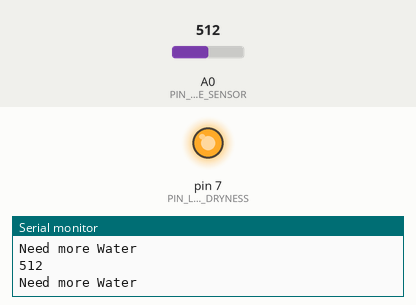
The sketch below on a simulated Arduino Uno, built with avr-gcc and run on an emulated ATmega328P. On the bench: output pins drawn as LEDs (lit = HIGH), the last lines printed to the serial monitor. Inputs (shaded band) come from the test bench; at power-on: A0 (PIN_MOISTURE_SENSOR) = 512.

Above: at 1.8 s.
1.9 s: A0 (PIN_MOISTURE_SENSOR) set to 359
3.4 s: A0 (PIN_MOISTURE_SENSOR) set to 344
At 4.5 s:
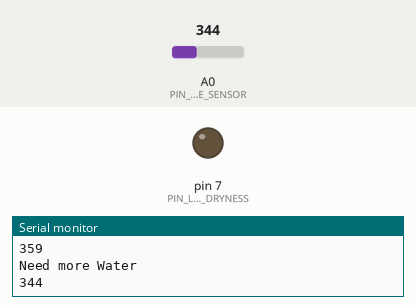
5.5 s: A0 (PIN_MOISTURE_SENSOR) set to 360
At 7.2 s:
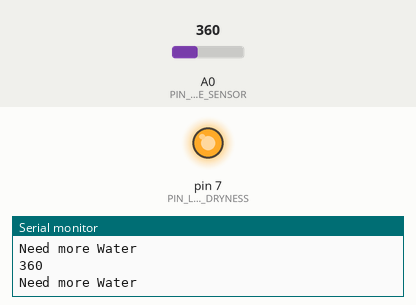
7.5 s: A0 (PIN_MOISTURE_SENSOR) set to 340
At 8.8 s:
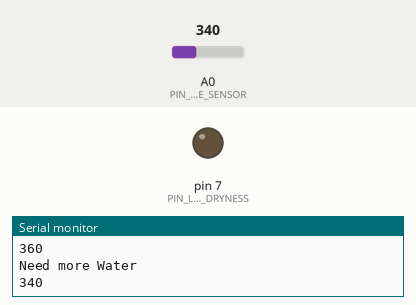
Timing chart, 0 to 10.5 s (numbered marks = the images above; inputs shaded):
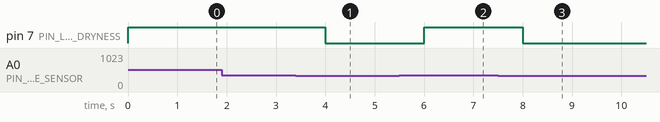

Measured:
- the behaviour switches between 351 and 350 on A0 (PIN_MOISTURE_SENSOR) (found by bisection; images 0 and 1)
- after the input at 3.4 s, pin 7 (PIN_LED_DRYNESS): HIGH → LOW after 0.60 s
- after the input at 5.5 s, pin 7 (PIN_LED_DRYNESS): LOW → HIGH after 0.50 s
- after the input at 7.5 s, pin 7 (PIN_LED_DRYNESS): HIGH → LOW after 0.50 s

The sketch:

moisture_sensor.ino
```cpp
/*
 * Moisture Sensor
 * ---------------
 */

#define PIN_LED_DRYNESS 7
#define PIN_MOISTURE_SENSOR 0
#define MIN_VALUE_BEFORE_DRYNESS 350

#define DELAY 1000

void setup() {
  // put your setup code here, to run once:
  Serial.begin(9600);

  pinMode(PIN_LED_DRYNESS, OUTPUT);
}

void loop() {
  // put your main code here, to run repeatedly:
  digitalWrite(PIN_LED_DRYNESS, LOW);

  // high value means dryness
  int sensorValue = analogRead(PIN_MOISTURE_SENSOR);

  Serial.println(sensorValue);

  // if the soil is too dry
  if (sensorValue > MIN_VALUE_BEFORE_DRYNESS)
  {
    Serial.println("Need more Water");
    digitalWrite(PIN_LED_DRYNESS, HIGH);
  }

  delay(DELAY);
}
```
